Frame 1 (no input): blank canvas, image omitted
Frame 60 (no input): blank canvas, image omitted
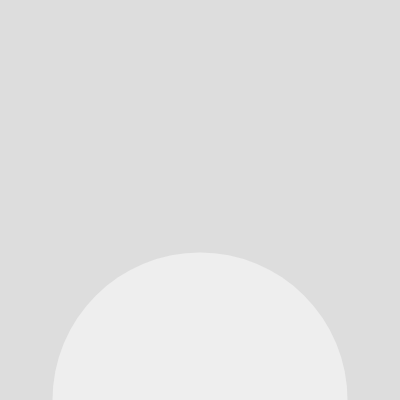
Frame 120 (the mouse pressed at the canvas centre since frame 60)

The p5.js sketch whose frames 1 and 60 were blank and that drew this single picture after the mouse press (run headless with seeded random() and noise() and a simulated clock; from frame 60 on, the mouse is pressed at the canvas centre):

// p5.js sketch
// ── sketch.js
var rainbowColors = ['#eeeeee', '#FF0000', '#FF7F00', '#FFFF00', '#00FF00', '#0000FF', '#4B0082', '#9400D3'];
var backgroundColor = '#dddddd';
var rainbowArcs = [];
var currentColor = 0;
var oldRadius = 0;
var currentRadius = 0;
var drawRainbow = false;
// var target = false;
var canvasWidth = 400; canvasHeight = 400;

function setup() {
  createCanvas(canvasWidth, canvasHeight);
  background(backgroundColor);
  noStroke();
  frameRate(60);
}

function draw() {
  if (drawRainbow) {
    fill(rainbowColors[currentColor]);
    arc(canvasWidth / 2, canvasHeight, currentRadius, currentRadius, PI, 0);
    currentRadius += 5;
    console.log('rainbowArcs length: ' + rainbowArcs.length);
    if (rainbowArcs.length > 0) {
      for (i = rainbowArcs.length - 1; i >= 0; i--) {
          console.log('i: ' + i);
          fill(rainbowColors[i]);
          arcRadius = rainbowArcs[i];
          arc(canvasWidth / 2, canvasHeight, arcRadius, arcRadius, PI, 0);
          console.log('drew ' + rainbowColors[i]);
      }
    }
  }
}

function mousePressed() {
  if (currentColor >= rainbowColors.length) {
    background(backgroundColor);
    rainbowArcs = [];
    currentColor = 0;
    currentRadius = 0;
  } else {
    drawRainbow = true;
  }
  // loop();
  // console.log('down');
}

function mouseReleased() {
  if (drawRainbow) {
  drawRainbow = false;
  // noLoop();
  rainbowArcs[rainbowArcs.length] = currentRadius;
  currentColor++;
}
  // console.log('up');
}
